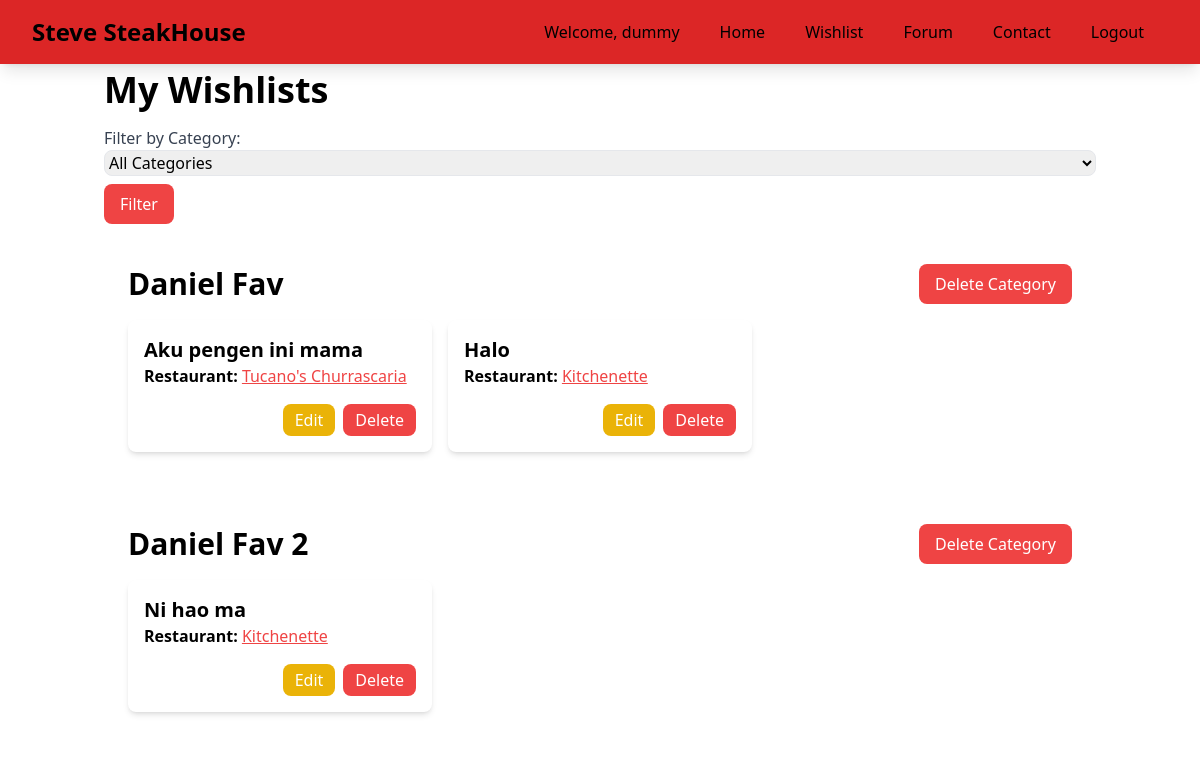
Page /wishlist/wishlists/ (signed in) on the committed database.
### wishlist/models.py (models this page shows)
class WishlistCategory(models.Model):
    user = models.ForeignKey(User, on_delete=models.CASCADE, related_name="wishlistCategory")
    name = models.CharField(max_length=100)
    created_at = models.DateTimeField(auto_now_add=True)

class WishlistItem(models.Model):
    restaurant = models.ForeignKey(Restaurant, related_name='wishlist', on_delete=models.CASCADE)
    user = models.ForeignKey(User, related_name='wishlist', on_delete=models.CASCADE)
    title = models.CharField(max_length=100)
    wishlistCategory = models.ForeignKey(WishlistCategory, on_delete=models.CASCADE, related_name="items")
    created_at = models.DateTimeField(auto_now_add=True)

### resto/models.py (models this page shows, shortened)
class Restaurant(models.Model):
    id = models.IntegerField(primary_key=True)
    name = models.CharField(max_length=100)
    price = models.IntegerField(validators=[MinValueValidator(1)])
    location = models.CharField(max_length=100)
    special_menu = models.CharField(max_length=100)
    rating = models.PositiveIntegerField(
        validators=[MinValueValidator(1), MaxValueValidator(5)], default = 0
    )
    description = models.TextField(default= "Steak house with a variety of dishes and a great view of the city")
    opening_time = models.TimeField(default="07:00:00")
    closing_time = models.TimeField(default = "22:00:00")

### wishlist/views.py (the view)
# urls.py: path('wishlists/', views.view_wishlists, name='view_wishlists'),
def view_wishlists(request):
    categorized_wishlists = {}
    selected_category = None  # Store the currently selected category
    categories = []
    if request.user.is_authenticated:
        wishlists = WishlistItem.objects.filter(user=request.user).select_related('restaurant', 'wishlistCategory')
        categories = WishlistCategory.objects.filter(user=request.user)
        selected_category_id = request.GET.get('category')
        if selected_category_id:
            try:
                selected_category = categories.get(id=selected_category_id)
                wishlists = wishlists.filter(wishlistCategory=selected_category)
            except WishlistCategory.DoesNotExist:
                pass
        for category in categories:
            items = wishlists.filter(wishlistCategory=category)
            if items.exists():
                categorized_wishlists[category] = items
    context = {
        'categorized_wishlists': categorized_wishlists,
        'categories': categories,
        'selected_category': selected_category,
    }
    return render(request, 'view_wishlists.html', context)

### wishlist/templates/view_wishlists.html (shortened to what this page needs)
{% extends 'base.html' %}
{% block content %}
{% include 'navbar.html' %}
<div class="container mx-auto px-4 py-8" style="padding-top: 70px; background-color: #ffff;">
    <h1 class="text-4xl font-bold mb-4">My Wishlists</h1>
    {% if categories.exists or categorized_wishlists %}
        <div class="mb-4">
            <form method="GET" action="{% url 'wishlist:view_wishlists' %}">
                <label for="category" class="text-gray-700">Filter by Category:</label>
                <select name="category" id="category" class="form-select w-full border rounded-lg">
                    <option value="">All Categories</option>
                </select>
                <button type="submit" class="bg-red-500 text-white px-4 py-2 rounded-lg mt-2">Filter</button>
            </form>
        </div>
        {% if categorized_wishlists %}
        {% for category, items in categorized_wishlists.items %}
            <div class="bg-white rounded-lg p-6 mb-6">
                <div class="flex justify-between items-center mb-4">
                    <h2 class="text-3xl font-semibold">{{ category.name }}</h2>
                    <button
                        class="bg-red-500 text-white px-4 py-2 rounded-lg"
                        onclick="openDeleteCategoryModal({{ category.id }})">
                        Delete Category
                    </button>
                </div>
                <div class="grid grid-cols-1 md:grid-cols-2 lg:grid-cols-3 gap-4">
                    {% for item in items %}
                        <div class="bg-white shadow-md rounded-lg p-4 flex flex-col justify-between">
                            <div>
                                <h3 class="text-xl font-semibold">{{ item.title }}</h3>
                                <p><strong>Restaurant:</strong> <a href="{% url 'main:steakhouse_page' item.restaurant.id %}" class="text-red-500 underline">{{ item.restaurant.name }}</a></p>
                            </div>
                            <div class="mt-4 flex justify-end space-x-2">
                                <button
                                    class="bg-yellow-500 text-white px-3 py-1 rounded-lg hover:bg-yellow-600 transition"
                                    onclick="openEditModal({{ item.id }}, '{{ item.title }}')">
                                    Edit
                                </button>
                                <button
                                    class="bg-red-500 text-white px-3 py-1 rounded-lg hover:bg-red-600 transition"
                                    onclick="openDeleteModal({{ item.id }})">
                                    Delete
                                </button>
                            </div>
                        </div>
                    {% empty %}
                        <p class="text-gray-700">No items in this category.</p>
                    {% endfor %}
                </div>
            </div>
        {% endfor %}
        {% else %}
            <div class="bg-white shadow-lg rounded-lg p-6">
                <p class="text-gray-700">No wishlists available in the selected category.</p>
            </div>
        {% endif %}
    {% else %}
        <div class="bg-white shadow-lg rounded-lg p-6">
            <p class="text-gray-700">You have no wishlists or categories yet. Start adding some!</p>
        </div>
    {% endif %}
</div>
{% endblock %}

### main/templates/navbar.html (shortened to what this page needs)
<nav class="bg-red-600 shadow-lg fixed top-0 left-0 z-40 w-screen">
  <div class="max-w-7xl md-10 mx-auto px-4 sm:px-6 lg:px-8">
    <div class="flex items-center justify-between h-16">
      <div class="flex items-center">
        <h1 class="text-xl sm:text-2xl font-bold text-krem">Steve SteakHouse</h1>
      </div>
      <div class="hidden md:flex items-center">
        <span class="text-krem py-2 px-4 mr-2">Welcome, {{user}}</span>
        <a href="{% url 'main:main_page' %}" class="hover:bg-red-700 text-krem py-2 px-4 transition rounded duration-300 mr-2">
          Home
        </a>
        <a href="{% url 'wishlist:view_wishlists' %}" class="hover:bg-red-700 text-krem py-2 px-4 transition rounded duration-300 mr-2">
          Wishlist
        </a>
        <a href="{% url 'forum_diskusi:forum_index' %}" class="hover:bg-red-700 text-krem py-2 px-4 transition rounded duration-300 mr-2">
          Forum
        </a>
        <a href="/about" class="hover:bg-red-700 text-krem py-2 px-4 transition rounded duration-300 mr-2">
          Contact
        </a>
        <a href="{% url 'main:user_logout' %}" class="hover:bg-red-700 text-krem py-2 px-4 transition rounded duration-300 mr-2">
          Logout
        </a>
      </div>
    </div>
  </div>
</nav>

### static/css/global.css (style rules this page uses)
button { background-color: #e3342f; border: none; color: white; font-size: 1rem; font-weight: bold; padding: 12px 16px; border-radius: 5px; cursor: pointer; transition: background-color 0.3s ease, box-shadow 0.3s ease; }

### rows in the picture
WishlistCategory: name "Daniel Fav"
WishlistItem: title "Aku pengen ini mama", restaurant.name "Tucano's Churrascaria"
WishlistItem: title "Halo", restaurant.name "Kitchenette"
WishlistCategory: name "Daniel Fav 2"
WishlistItem: title "Ni hao ma", restaurant.name "Kitchenette"

### other values in the picture
{{ user }} "dummy"
